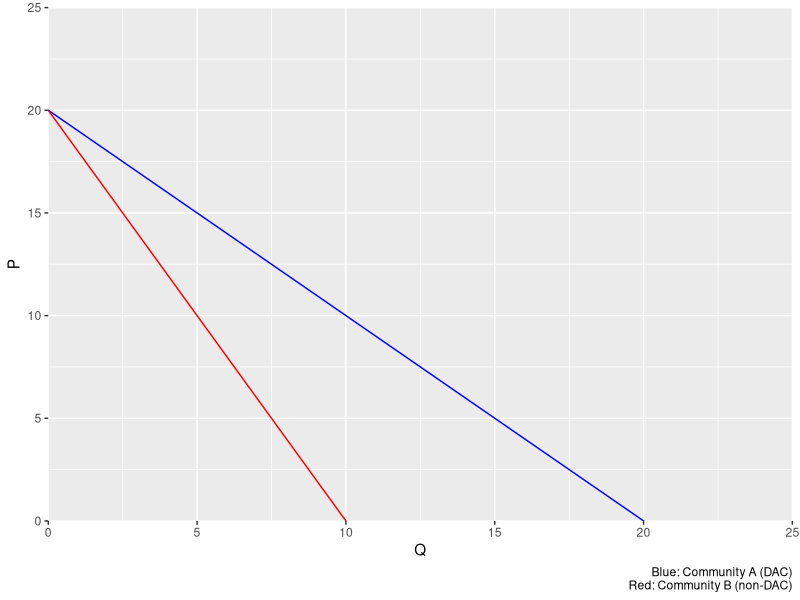
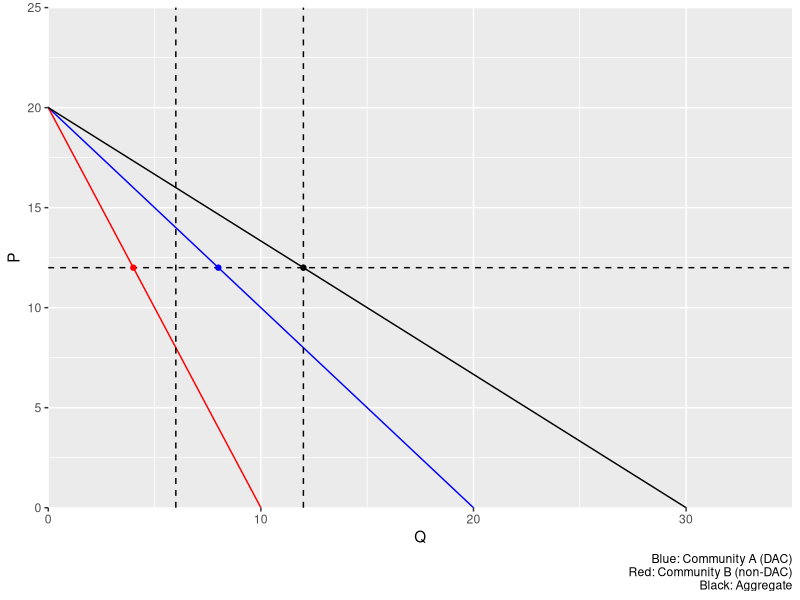
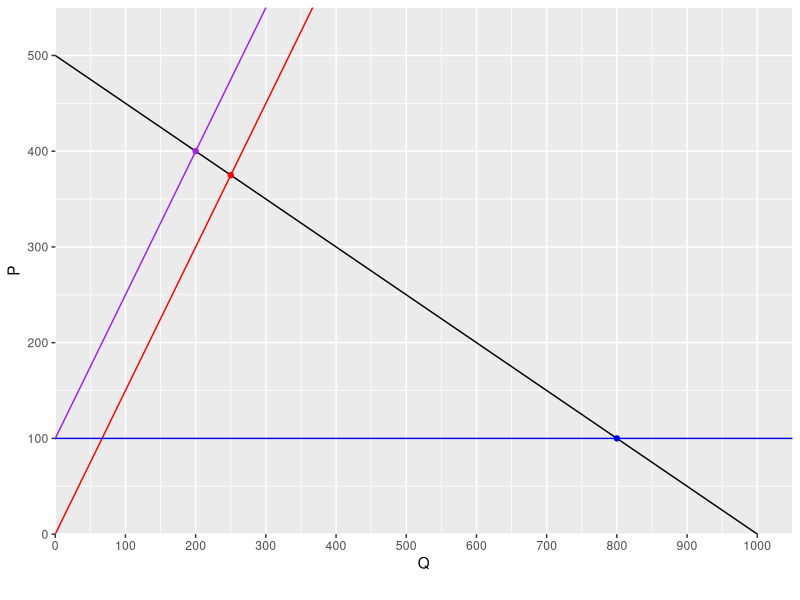
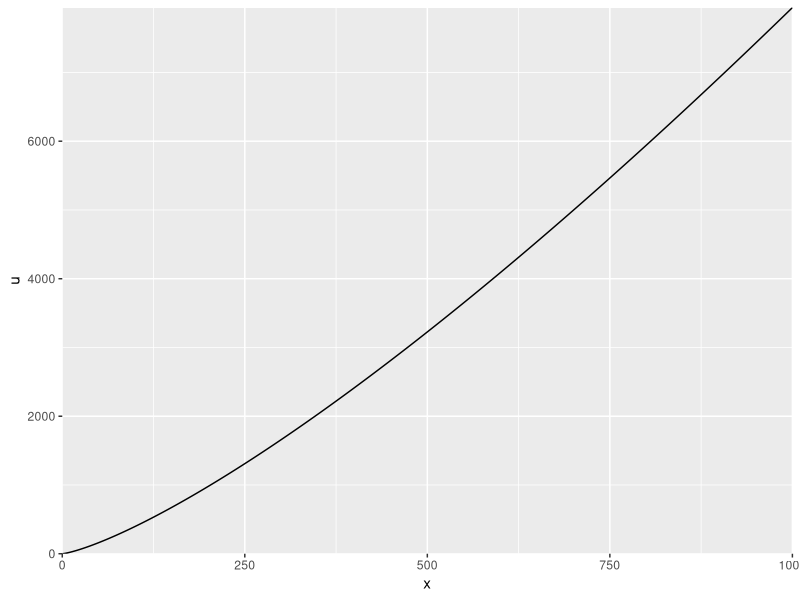

The R source for these figures, in order:
## ---- chunk 1
knitr::opts_chunk$set(echo = TRUE)

library(tidyverse)
## ---- chunk 2
ggplot() +
  # Community A
  geom_abline(aes(intercept = 20,
                  slope = -1),
              color = "blue") +
  # Community B
  geom_abline(aes(intercept = 20,
                  slope = -2),
              color = "red") +
  labs(x = "Q",
       y = "P",
       caption = "Blue: Community A (DAC)\nRed: Community B (non-DAC)") +
  scale_x_continuous(limits = c(0, 25),
                     expand = c(0,0)) +
  scale_y_continuous(limits = c(0, 25),
                     expand = c(0,0))

# Level of pollution
## Community A

# P = 20 - Q_A
# Q_A = 20 - P

P <- 0
Q_A <- 20 - P

# 20

## Community B
# P = 20 - 2 * Q_B
# Q_B = (20 - P) / 2

Q_B <- (20 - P) / 2
# 10

# EJ Gap

EJ <- Q_A - Q_B

## ---- chunk 3
new_level <- 6

# Cost to A
# Reduction from 20 to 6

Q_A_b <- 6

P_A_b <- 20 - Q_A_b

cost_A <- ((Q_A - new_level) * P_A_b) / 2


# Cost to B
# Reduction from 10 to 6

Q_B_b <- 6

P_B_b <- 20 - 2 * Q_A_b

cost_B <- ((Q_B - new_level) * P_B_b) / 2

# Total Cost

tot_cost <- cost_A + cost_B
## ---- chunk 4
Q <- 6 + 6

agg_p <- 20 - (2 * Q / 3)

Q_A_lim <- 20 - agg_p

Q_B_lim <- (20 - agg_p) / 2


ggplot() +
  # Community A
  geom_abline(aes(intercept = 20,
                  slope = -1),
              color = "blue") +
  # Community B
  geom_abline(aes(intercept = 20,
                  slope = -2),
              color = "red") +
  # Aggregate
  geom_abline(aes(intercept = 20,
                  slope = -2/3)) +
  # Vertical
  geom_vline(aes(xintercept = Q),
             linetype = "dashed") +
  geom_vline(aes(xintercept = Q/2),
             linetype = "dashed") +
  # Horizontal
  geom_hline(aes(yintercept = agg_p),
             linetype = "dashed") +
  # Points
  geom_point(aes(x = Q,
                 y = agg_p)) +
  geom_point(aes(x = Q_A_lim,
                 y = agg_p),
             color = "blue") +
  geom_point(aes(x = Q_B_lim,
                 y = agg_p),
             color = "red") +
  labs(x = "Q",
       y = "P",
       caption = "Blue: Community A (DAC)\nRed: Community B (non-DAC)\nBlack: Aggregate") +
  scale_x_continuous(limits = c(0, 35),
                     expand = c(0,0)) +
  scale_y_continuous(limits = c(0, 25),
                     expand = c(0,0))

## ---- chunk 5
C <- 100

P <- C

Q <- (500 - P) * 2
## ---- chunk 6



ggplot() +
  # Demand
  geom_abline(aes(intercept = 500,
                  slope = -0.5),
              color = "black") +
  # MEC
  geom_abline(aes(intercept = 0,
                  slope = 1.5),
              color = "red") +
  # MSC
  geom_abline(aes(intercept = C,
                  slope = 1.5),
              color = "purple") +
  # Horizontal
  geom_hline(aes(yintercept = C),
             color = "blue") +
  labs(x = "Q",
       y = "P",
       caption = "") +
  # Points
  ## Demand & Cost
  geom_point(aes(x = Q,
                 y = P),
             color = "blue") +
  ## Optimal (Demand & MSC)
  geom_point(aes(x = 200,
                 y = 500 - 200/2),
             color = "purple") +
  ## Demand & MEC
  geom_point(aes(x = 250,
                 y = 500 - 250/2),
             color = "red") +
  scale_x_continuous(limits = c(0, 1050),
                     expand = c(0,0),
                     breaks = seq(0, 1000, by = 100)) +
  scale_y_continuous(limits = c(0, 550),
                     expand = c(0,0))


## ---- chunk 7
utility <- function(x){
  u = x ^ 1.3
  return(u)
}
## ---- chunk 8

felicity <- data.frame(x = seq(0, 1000, by = 0.1)) %>%
  mutate(u = utility(x))

ggplot() +
  geom_line(data = felicity,
            aes(x = x,
                y = u)) +
  scale_x_continuous(expand = c(0,0)) +
  scale_y_continuous(expand = c(0,0))
  
## ---- chunk 9
payoff_A <- 10

utility_A <- utility(payoff_A)


p_B_pop <-  0.1
payoff_B_pop <-  100

p_B_no_pop <- 1 - p_B_pop
payoff_B_no_pop <-  0

utility_B <- utility(p_B_pop * payoff_B_pop + p_B_no_pop * payoff_B_no_pop)
## ---- chunk 10
p_B_pop_2 <-  0.2
payoff_B_pop_2 <-  100

p_B_no_pop_2 <- 1 - p_B_pop
payoff_B_no_pop_2 <-  0

utility_B_2 <- utility(p_B_pop_2 * payoff_B_pop_2 + p_B_no_pop_2 * payoff_B_no_pop_2)
## ---- chunk 11
cost_imm <- 100

cost_int <- 5

int_yr <- 5

ben <- 10

ben_start <- 20

len <- 100
## ---- chunk 12
r <- 0

q4_a <- data.frame(year = seq(0, len, by = 1),
                   cost = c(cost_imm,
                            rep(cost_int, int_yr),
                            rep(0, len - int_yr)),
                   benefit = c(rep(0, ben_start),
                               rep(ben, len - ben_start + 1))) %>%
  mutate(PV_C = cost / ((1 + r) ^ year),
         PV_B = benefit / ((1 + r) ^ year))

PV_C_0 <- sum(q4_a$PV_C)
PV_B_0 <- sum(q4_a$PV_B)
## ---- chunk 13
r <- 0.05

q4_b1 <- data.frame(year = seq(0, len, by = 1),
                   cost = c(cost_imm,
                            rep(cost_int, int_yr),
                            rep(0, len - int_yr)),
                   benefit = c(rep(0, ben_start),
                               rep(ben, len - ben_start + 1))) %>%
  mutate(PV_C = cost / ((1 + r) ^ year),
         PV_B = benefit / ((1 + r) ^ year))

PV_C_05 <- sum(q4_b1$PV_C)
PV_B_05 <- sum(q4_b1$PV_B)
## ---- chunk 14
r <- 0.01

q4_b2 <- data.frame(year = seq(0, len, by = 1),
                   cost = c(cost_imm,
                            rep(cost_int, int_yr),
                            rep(0, len - int_yr)),
                   benefit = c(rep(0, ben_start),
                               rep(ben, len - ben_start + 1))) %>%
  mutate(PV_C = cost / ((1 + r) ^ year),
         PV_B = benefit / ((1 + r) ^ year))

PV_C_01 <- sum(q4_b2$PV_C)
PV_B_01 <- sum(q4_b2$PV_B)
## ---- chunk 15
value <- function(beta_0, beta_1, T_i, controls, error_i){
  value = beta_0 + beta_1 * T_i + controls + error_i
  return(value)
}

beta_0 <-  300000
beta_1 <- 400
